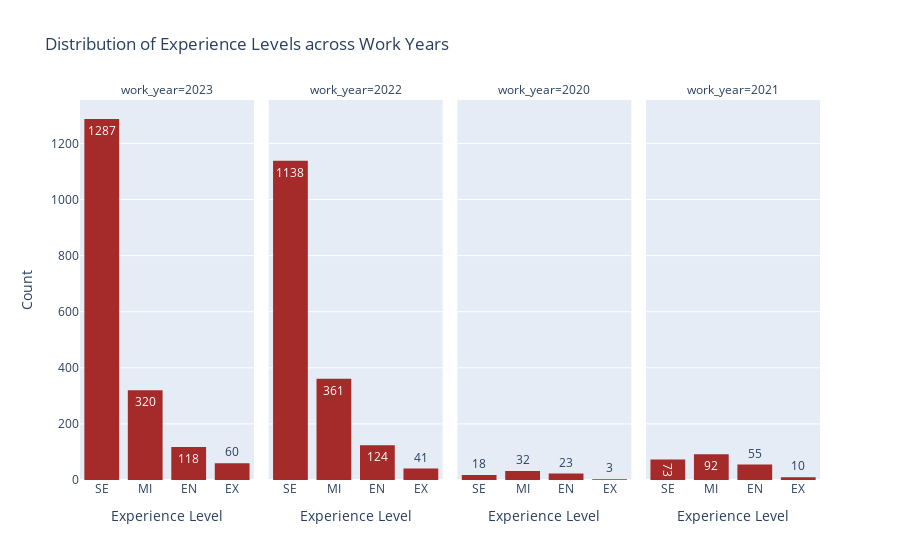

Here is the notebook cell this chart was saved with:
### Code cell
# Create a histogram with facet columns
fig = px.histogram(
    data_frame=df,
    x='experience_level',
    facet_col='work_year',
    nbins=7,
    text_auto=True,
    labels={'experience_level': 'Experience Level', 'count': 'Count'},
    title='Distribution of Experience Levels across Work Years'
)

# Configure histogram aesthetics
fig.update_traces(
    textposition='auto',
    marker_color='brown',
)

# Update layout
fig.update_layout(yaxis_title='Count')

# Show the histogram
fig.show()

### Figure 1 — Plotly figure (JSON) as saved in the notebook; plotly's stock layout.template omitted (floating-point values rounded to 4 significant figures; data arrays with more than 128 entries replaced by an {"elided": "..."} marker saying what was removed)
{"data": [{"alignmentgroup": "True", "bingroup": "x", "hovertemplate": "work_year=2023<br>Experience Level=%{x}<br>count=%{y}<extra></extra>", "legendgroup": "", "marker": {"color": "brown", "pattern": {"shape": ""}}, "name": "", "nbinsx": 7, "offsetgroup": "", "orientation": "v", "showlegend": false, "textposition": "auto", "texttemplate": "%{value}", "type": "histogram", "x": {"elided": "1785 str values"}, "xaxis": "x", "yaxis": "y"}, {"alignmentgroup": "True", "bingroup": "x", "hovertemplate": "work_year=2022<br>Experience Level=%{x}<br>count=%{y}<extra></extra>", "legendgroup": "", "marker": {"color": "brown", "pattern": {"shape": ""}}, "name": "", "nbinsx": 7, "offsetgroup": "", "orientation": "v", "showlegend": false, "textposition": "auto", "texttemplate": "%{value}", "type": "histogram", "x": {"elided": "1664 str values"}, "xaxis": "x2", "yaxis": "y2"}, {"alignmentgroup": "True", "bingroup": "x", "hovertemplate": "work_year=2020<br>Experience Level=%{x}<br>count=%{y}<extra></extra>", "legendgroup": "", "marker": {"color": "brown", "pattern": {"shape": ""}}, "name": "", "nbinsx": 7, "offsetgroup": "", "orientation": "v", "showlegend": false, "textposition": "auto", "texttemplate": "%{value}", "type": "histogram", "x": ["EX", "MI", "EN", "EN", "EN", "EN", "SE", "EN", "MI", "MI", "EN", "SE", "MI", "MI", "MI", "MI", "EN", "EN", "EN", "MI", "EX", "MI", "MI", "MI", "EN", "MI", "SE", "MI", "MI", "EN", "SE", "EN", "EN", "MI", "SE", "SE", "MI", "SE", "EN", "SE", "MI", "MI", "SE", "EN", "MI", "EN", "MI", "MI", "MI", "EN", "SE", "EN", "MI", "MI", "SE", "MI", "EX", "EN", "MI", "EN", "EN", "MI", "SE", "SE", "SE", "MI", "SE", "MI", "SE", "MI", "MI", "MI", "SE", "SE", "EN", "EN"], "xaxis": "x3", "yaxis": "y3"}, {"alignmentgroup": "True", "bingroup": "x", "hovertemplate": "work_year=2021<br>Experience Level=%{x}<br>count=%{y}<extra></extra>", "legendgroup": "", "marker": {"color": "brown", "pattern": {"shape": ""}}, "name": "", "nbinsx": 7, "offsetgroup": "", "orientation": "v", "showlegend": false, "textposition": "auto", "texttemplate": "%{value}", "type": "histogram", "x": {"elided": "230 str values"}, "xaxis": "x4", "yaxis": "y4"}], "layout": {"annotations": [{"font": {}, "showarrow": false, "text": "work_year=2023", "x": 0.1175, "xanchor": "center", "xref": "paper", "y": 1, "yanchor": "bottom", "yref": "paper"}, {"font": {}, "showarrow": false, "text": "work_year=2022", "x": 0.3725, "xanchor": "center", "xref": "paper", "y": 1, "yanchor": "bottom", "yref": "paper"}, {"font": {}, "showarrow": false, "text": "work_year=2020", "x": 0.6275, "xanchor": "center", "xref": "paper", "y": 1, "yanchor": "bottom", "yref": "paper"}, {"font": {}, "showarrow": false, "text": "work_year=2021", "x": 0.8825, "xanchor": "center", "xref": "paper", "y": 1, "yanchor": "bottom", "yref": "paper"}], "barmode": "relative", "legend": {"tracegroupgap": 0}, "title": {"text": "Distribution of Experience Levels across Work Years"}, "xaxis": {"anchor": "y", "domain": [0, 0.235], "title": {"text": "Experience Level"}}, "xaxis2": {"anchor": "y2", "domain": [0.255, 0.49], "matches": "x", "title": {"text": "Experience Level"}}, "xaxis3": {"anchor": "y3", "domain": [0.51, 0.745], "matches": "x", "title": {"text": "Experience Level"}}, "xaxis4": {"anchor": "y4", "domain": [0.765, 1.0], "matches": "x", "title": {"text": "Experience Level"}}, "yaxis": {"anchor": "x", "domain": [0, 1], "title": {"text": "Count"}}, "yaxis2": {"anchor": "x2", "domain": [0, 1], "matches": "y", "showticklabels": false}, "yaxis3": {"anchor": "x3", "domain": [0, 1], "matches": "y", "showticklabels": false}, "yaxis4": {"anchor": "x4", "domain": [0, 1], "matches": "y", "showticklabels": false}}}
